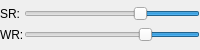
       <widget class="QWidget" name="WdgLpanel_4" native="true">
        <property name="minimumSize">
         <size>
          <width>100</width>
          <height>50</height>
         </size>
        </property>
        <property name="maximumSize">
         <size>
          <width>16777215</width>
          <height>50</height>
         </size>
        </property>
        <layout class="QGridLayout" name="gridLayout_10">
         <property name="margin">
          <number>0</number>
         </property>
         <property name="spacing">
          <number>0</number>
         </property>
         <item row="2" column="1">
          <widget class="QSlider" name="slSr">
           <property name="toolTip">
            <string>Spectrum Rate</string>
           </property>
           <property name="minimum">
            <number>1</number>
           </property>
           <property name="maximum">
            <number>29</number>
           </property>
           <property name="pageStep">
            <number>1</number>
           </property>
           <property name="value">
            <number>10</number>
           </property>
           <property name="orientation">
            <enum>Qt::Horizontal</enum>
           </property>
           <property name="invertedAppearance">
            <bool>true</bool>
           </property>
           <property name="invertedControls">
            <bool>false</bool>
           </property>
          </widget>
         </item>
         <item row="3" column="1">
          <widget class="QSlider" name="slWr">
           <property name="toolTip">
            <string>Watterfall rate</string>
           </property>
           <property name="minimum">
            <number>1</number>
           </property>
           <property name="maximum">
            <number>100</number>
           </property>
           <property name="pageStep">
            <number>1</number>
           </property>
           <property name="value">
            <number>30</number>
           </property>
           <property name="orientation">
            <enum>Qt::Horizontal</enum>
           </property>
           <property name="invertedAppearance">
            <bool>true</bool>
           </property>
          </widget>
         </item>
         <item row="2" column="0">
          <widget class="QLabel" name="label_11">
           <property name="text">
            <string>SR:</string>
           </property>
          </widget>
         </item>
         <item row="3" column="0">
          <widget class="QLabel" name="label_12">
           <property name="text">
            <string>WR:</string>
           </property>
          </widget>
         </item>
        </layout>
       </widget>
